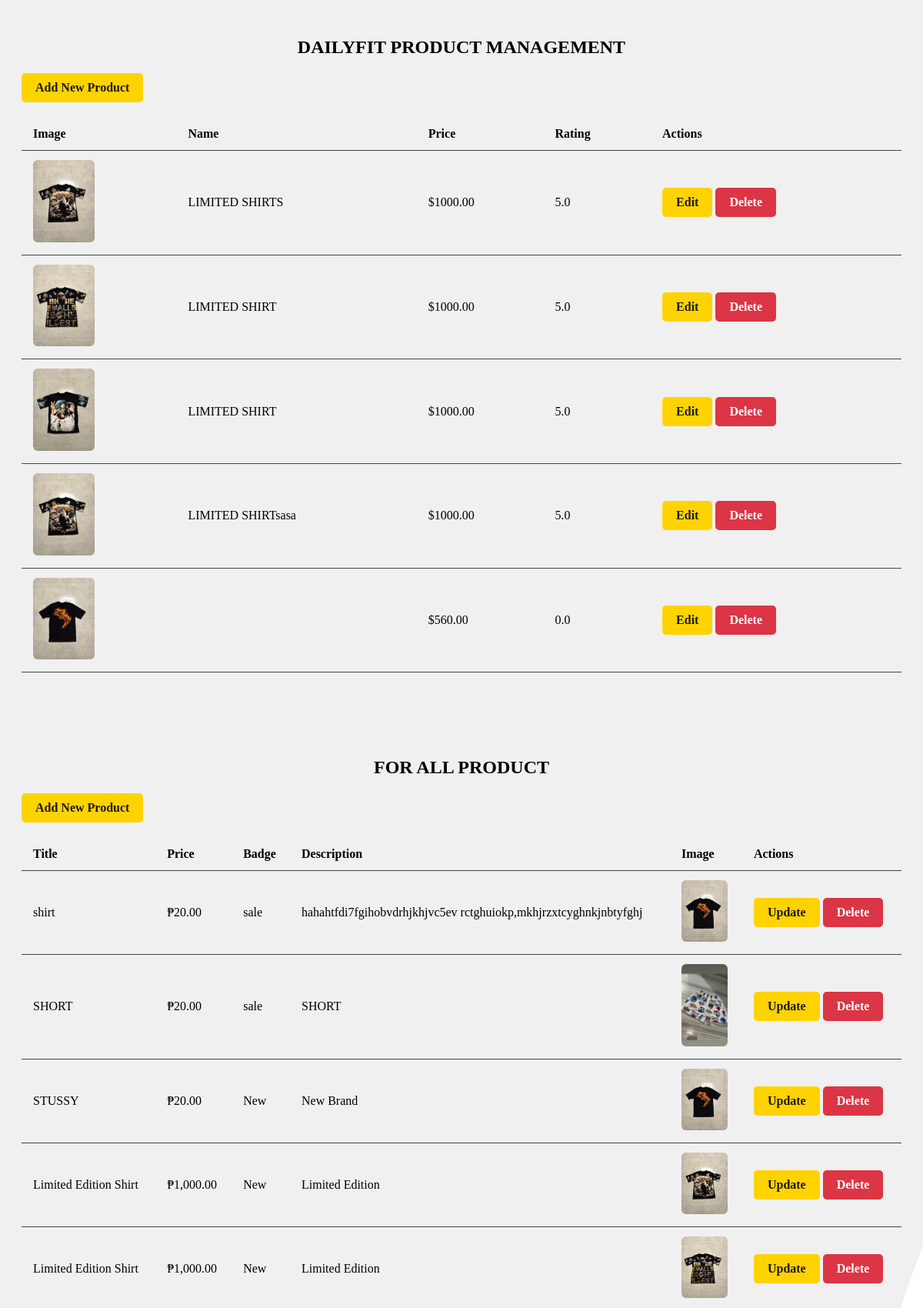
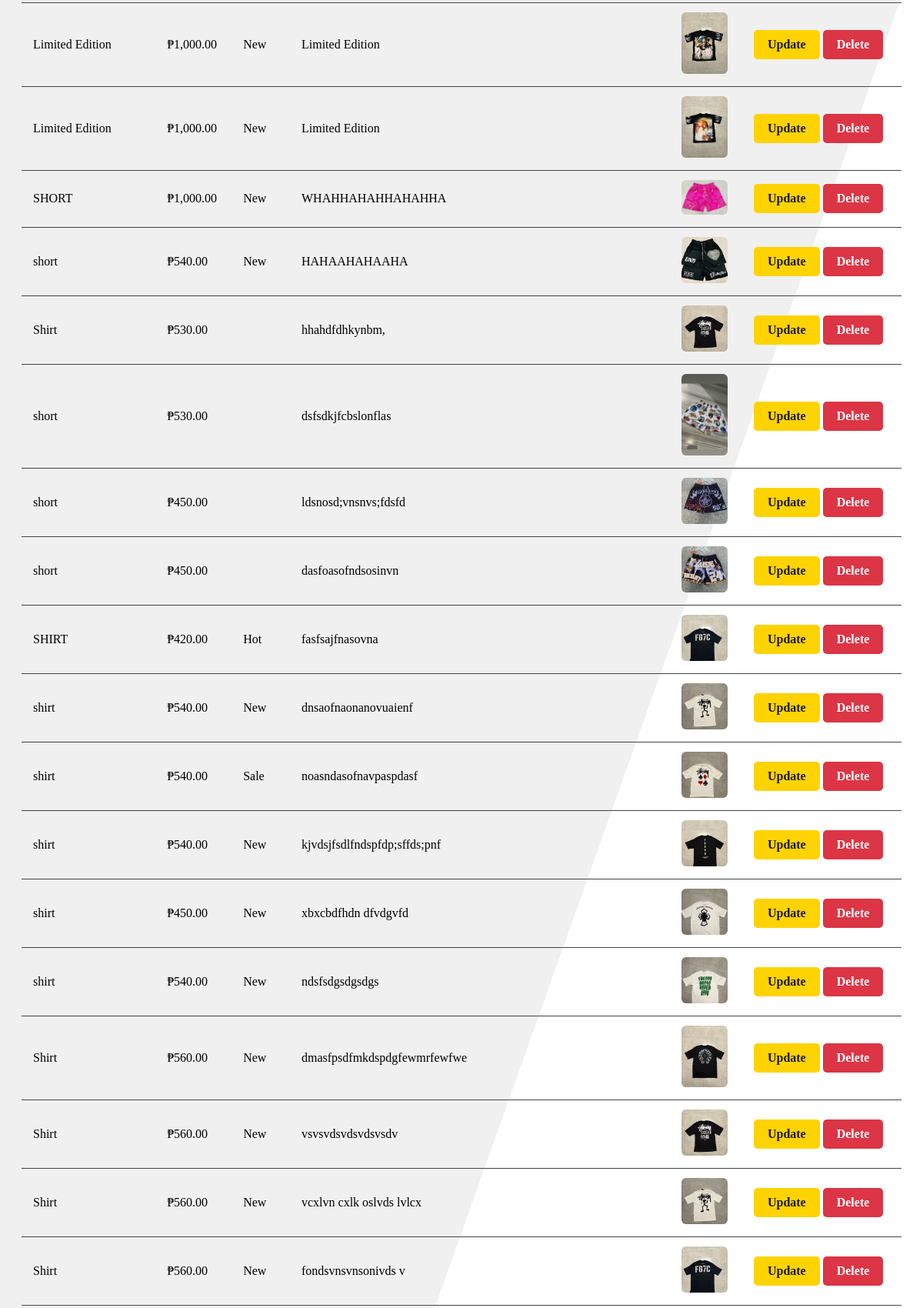
The app's page /ProductMGT.php (upper part) with its own data (2 pictures, top to bottom).
### tables this page shows
CREATE TABLE `products` (
  `id` int(11) NOT NULL,
  `name` varchar(255) NOT NULL,
  `price` decimal(10,2) NOT NULL,
  `rating` decimal(2,1) NOT NULL,
  `image` varchar(255) NOT NULL
);

CREATE TABLE `allproduct` (
  `id` int(11) NOT NULL,
  `title` varchar(255) NOT NULL,
  `price` decimal(10,2) NOT NULL,
  `badge` varchar(100) DEFAULT NULL,
  `description` text NOT NULL,
  `category` varchar(100) DEFAULT NULL,
  `color1` varchar(7) DEFAULT NULL,
  `color2` varchar(7) DEFAULT NULL,
  `color3` varchar(7) DEFAULT NULL,
  `image` varchar(255) NOT NULL
);

### ProductMGT.php (the view, shortened to what this page needs)
<?php
include 'db_conn.php';
?>
<!DOCTYPE html>
<html lang="en">
<head>
<link rel="stylesheet" href="css/ProductMGT.css">
</head>
<body>
  <div class="section">
    <h2>DAILYFIT PRODUCT MANAGEMENT</h2>
    <a href="add_product.php" class="btn">Add New Product</a>
    <div class="table-container">
      <table>
        <thead>
          <tr>
            <th>Image</th>
            <th>Name</th>
            <th>Price</th>
            <th>Rating</th>
            <th>Actions</th>
          </tr>
        </thead>
        <tbody>
          <?php
          $result1 = mysqli_query($conn, "SELECT * FROM products");
          while ($row = mysqli_fetch_assoc($result1)):
          ?>
          <tr>
            <td><img src="image/<?= $row['image'] ?>" width="80"></td>
            <td><?= $row['name'] ?></td>
            <td>$<?= $row['price'] ?></td>
            <td><?= $row['rating'] ?></td>
            <td class="actions">
              <a href="edit_product.php?id=<?= $row['id'] ?>" class="btn">Edit</a>
              <a href="?delete_product=<?= $row['id'] ?>" class="btn btn-danger" onclick="return confirm('Are you sure?')">Delete</a>
            </td>
          </tr>
          <?php endwhile; ?>
        </tbody>
      </table>
    </div>
  </div>
  <div class="section">
    <h2>FOR ALL PRODUCT</h2>
    <a href="uploadMGT.php" class="btn">Add New Product</a>
    <div class="table-container">
      <table>
        <thead>
          <tr>
            <th>Title</th>
            <th>Price</th>
            <th>Badge</th>
            <th>Description</th>
            <th>Image</th>
            <th>Actions</th>
          </tr>
        </thead>
        <tbody>
          <?php
          $result2 = mysqli_query($conn, "SELECT * FROM allproduct");
          while ($row = mysqli_fetch_assoc($result2)):
          ?>
          <tr>
            <td><?= $row['title']; ?></td>
            <td>₱<?= number_format($row['price'], 2); ?></td>
            <td><?= $row['badge']; ?></td>
            <td><?= $row['description']; ?></td>
            <td><img src="<?= $row['image']; ?>" width="60" height="60"></td>
            <td class="actions">
              <a href="update.php?id=<?= $row['id']; ?>" class="btn">Update</a>
              <a href="?delete_allproduct=<?= $row['id']; ?>" onclick="return confirm('Are you sure?')" class="btn btn-danger">Delete</a>
            </td>
          </tr>
          <?php endwhile; ?>
        </tbody>
      </table>
    </div>
  </div>
</body>
</html>

### css/ProductMGT.css (style rules this page uses)
:root { --primary-color: #3a86ff; --primary-hover: #2563eb; --accent-color: #ff006e; background: linear-gradient(109.6deg, #f0f0f0 71.8%, #ffffff 71.8%); --bg-secondary: #ffffff; --text-color: #1f2937; --text-muted: #6b7280; --border-color: #e5e7eb; --shadow-color: rgba(0, 0, 0, 0.1); --sidebar-bg: #ffffff; --sidebar-text: #1f2937; --sidebar-active: #f3f4f6; --card-bg: #ffffff; --input-bg: #f3f4f6; --input-text: #1f2937; --header-bg: #ffffff; --chart-grid: #e5e7eb; --hover-bg: #f3f4f6; --success-color: #10b981; --warning-color: #f59e0b; --danger-color: #ef4444; --info-color: #3b82f6; --shadow-sm: 0 1px 2px 0 rgba(0, 0, 0, 0.05); --shadow: 0 1px 3px 0 rgba(0, 0, 0, 0.1), 0 1px 2px 0 rgba(0, 0, 0, 0.06); --shadow-md: 0 4px 6px -1px rgba(0, 0, 0, 0.1), 0 2px 4px -1px rgba(0, 0, 0, 0.06); --shadow-lg: 0 10px 15px -3px rgba(0, 0, 0, 0.1), 0 4px 6px -2px rgba(0, 0, 0, 0.05); --transition: all 0.3s ease; --radius-sm: 0.25rem; --radius: 0.375rem; --radius-md: 0.5rem; --radius-lg: 0.75rem; --spacing-xs: 0.25rem; --spacing-sm: 0.5rem; --spacing: .8rem; --spacing-md: 1.5rem; --spacing-lg: 2rem; --spacing-xl: 3rem; --sidebar-width: 260px; --sidebar-collapsed-width: 70px; }
h2 { text-align: center; margin-bottom: 20px; }
.btn { padding: 10px 18px; background: #ffd300; color: #1a1a1a; text-decoration: none; border-radius: 5px; font-weight: bold; transition: 0.3s; display: inline-block; }
.btn-danger { background: #dc3545; color: #fff; }
.section { margin-bottom: 50px; background-color: transparent; padding: 20px; border-radius: 12px; }
.table-container { overflow-x: auto; }
table { width: 100%; border-collapse: collapse; margin-top: 20px; min-width: 800px; }
th, td { padding: 12px 15px; text-align: left; border-bottom: 1px solid #444; }
img { border-radius: 6px; max-width: 100%; height: auto; }
.actions { gap: 10px; flex-wrap: wrap; }

### records on screen
products: image (picture), name "LIMITED SHIRTS", price "1000.00", rating "5.0"
products: image (picture), name "LIMITED SHIRT", price "1000.00", rating "5.0"
products: image (picture), name "LIMITED SHIRT", price "1000.00", rating "5.0"
products: image (picture), name "LIMITED SHIRTsasa", price "1000.00", rating "5.0"
products: image (picture), price "560.00", rating "0.0"
allproduct: title "shirt", price "20.00", badge "sale", description "hahahtfdi7fgihobvdrhjkhjvc5ev rctghuiokp,mkhjrzxtcyghnkjnbtyfghj", image (picture)
allproduct: title "SHORT", price "20.00", badge "sale", description "SHORT", image (picture)
allproduct: title "STUSSY", price "20.00", badge "New", description "New Brand", image (picture)
allproduct: title "Limited Edition Shirt", price "1,000.00", badge "New", description "Limited Edition", image (picture)
allproduct: title "Limited Edition Shirt", price "1,000.00", badge "New", description "Limited Edition", image (picture)
allproduct: title "Limited Edition", price "1,000.00", badge "New", description "Limited Edition", image (picture)
allproduct: title "Limited Edition", price "1,000.00", badge "New", description "Limited Edition", image (picture)
allproduct: title "SHORT", price "1,000.00", badge "New", description "WHAHHAHAHHAHAHHA", image (picture)
allproduct: title "short", price "540.00", badge "New", description "HAHAAHAHAAHA", image (picture)
allproduct: title "Shirt", price "530.00", description "hhahdfdhkynbm,", image (picture)
allproduct: title "short", price "530.00", description "dsfsdkjfcbslonflas", image (picture)
allproduct: title "short", price "450.00", description "ldsnosd;vnsnvs;fdsfd", image (picture)
allproduct: title "short", price "450.00", description "dasfoasofndsosinvn", image (picture)
allproduct: title "SHIRT", price "420.00", badge "Hot", description "fasfsajfnasovna", image (picture)
allproduct: title "shirt", price "540.00", badge "New", description "dnsaofnaonanovuaienf", image (picture)
allproduct: title "shirt", price "540.00", badge "Sale", description "noasndasofnavpaspdasf", image (picture)
allproduct: title "shirt", price "540.00", badge "New", description "kjvdsjfsdlfndspfdp;sffds;pnf", image (picture)
allproduct: title "shirt", price "450.00", badge "New", description "xbxcbdfhdn dfvdgvfd", image (picture)
allproduct: title "shirt", price "540.00", badge "New", description "ndsfsdgsdgsdgs", image (picture)
allproduct: title "Shirt", price "560.00", badge "New", description "dmasfpsdfmkdspdgfewmrfewfwe", image (picture)
allproduct: title "Shirt", price "560.00", badge "New", description "vsvsvdsvdsvdsvsdv", image (picture)
allproduct: title "Shirt", price "560.00", badge "New", description "vcxlvn cxlk oslvds lvlcx", image (picture)
allproduct: title "Shirt", price "560.00", badge "New", description "fondsvnsvnsonivds v", image (picture)
